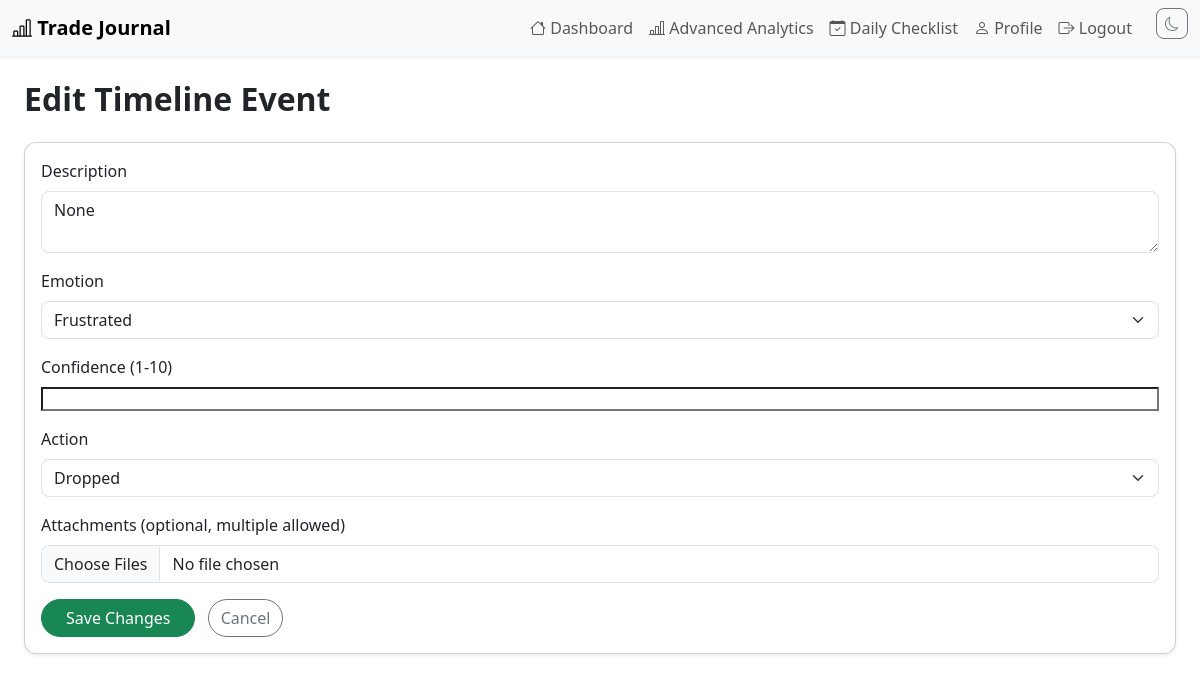
Page /trade-plans/event/4/edit/ (signed in) on the committed database.
### core/models.py (models this page shows, shortened)
class TradePlanEvent(models.Model):
    trade_plan = models.ForeignKey(TradePlan, on_delete=models.CASCADE, related_name='events')
    timestamp = models.DateTimeField(auto_now_add=True)
    description = models.TextField()
    emotion = models.CharField(max_length=100, blank=True)
    confidence = models.IntegerField(blank=True, null=True, help_text='0-100 scale')
    action = models.CharField(max_length=100, blank=True, help_text='E.g. Observed, Planned, Executed, Dropped')

### core/views.py (the view)
# urls.py: path('trade-plans/event/<int:event_id>/edit/', views.trade_plan_event_edit_view, name='trade_plan_event_edit'),
@login_required
def trade_plan_event_edit_view(request, event_id):
    event = get_object_or_404(TradePlanEvent, pk=event_id, trade_plan__user=request.user)
    plan = event.trade_plan
    from .forms import TradePlanEventForm
    if request.method == 'POST':
        form = TradePlanEventForm(request.POST, request.FILES, instance=event)
        files = request.FILES.getlist('attachments')
        if form.is_valid():
            form.save()
            for f in files:
                TradePlanEventAttachment.objects.create(event=event, file=f)
            return redirect('trade_plan_detail', pk=plan.pk)
    else:
        form = TradePlanEventForm(instance=event)
    return render(request, 'trade_plan_event_form.html', {'form': form, 'plan': plan, 'edit': True, 'event': event})

### core/templates/trade_plan_event_form.html (shortened to what this page needs)
{% extends 'base.html' %}
{% load custom_filters %}
{% block content %}
<div class="container my-4">
  <h2 class="fw-bold mb-4">{% if edit %}Edit Timeline Event{% else %}Add Timeline Event to Trade Plan{% endif %}</h2>
  <div class="card shadow-sm mb-4">
    <div class="card-body">
      <form method="post" enctype="multipart/form-data">
        <div class="mb-3">
          <label class="form-label">Description</label>
          {{ form.description }}
        </div>
        <div class="mb-3">
          <label class="form-label">Emotion</label>
          {{ form.emotion }}
        </div>
        <div class="mb-3">
          <label class="form-label">Confidence (1-10)</label>
          {{ form.confidence }}
        </div>
        <div class="mb-3">
          <label class="form-label">Action</label>
          {{ form.action }}
        </div>
        <div class="mb-3">
          <label class="form-label">Attachments (optional, multiple allowed)</label>
          <input type="file" name="attachments" class="form-control" multiple>
        </div>
        <button type="submit" class="btn btn-success rounded-pill px-4">{% if edit %}Save Changes{% else %}Add Event{% endif %}</button>
        <a href="{% url 'trade_plan_detail' plan.pk %}" class="btn btn-outline-secondary rounded-pill ms-2">Cancel</a>
      </form>
    </div>
  </div>
</div>
{% endblock %}

### core/templates/base.html (style rules this page uses)
body { background: var(--bs-body-bg, #f8f9fa); }
.container { max-width: 1200px; }
.card { border-radius: 0.75rem; }
.form-control, .form-select { border-radius: 0.5rem; }
.btn { border-radius: 0.5rem; }

### rows in the picture
TradePlanEvent: description "None", emotion "Frustrated", action "Dropped"
